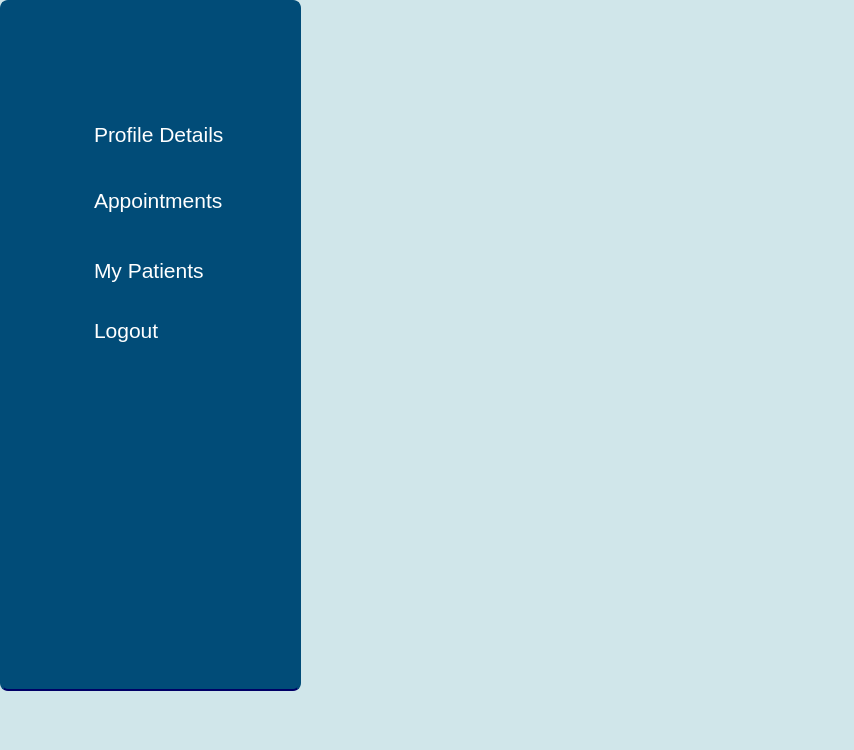
<?xml version="1.0" encoding="UTF-8"?>
<ui version="4.0">
 <class>MainWindow</class>
 <widget class="QMainWindow" name="MainWindow">
  <property name="geometry">
   <rect>
    <x>0</x>
    <y>0</y>
    <width>854</width>
    <height>750</height>
   </rect>
  </property>
  <property name="windowTitle">
   <string>MainWindow</string>
  </property>
  <property name="styleSheet">
   <string notr="true">background-color:rgb(208,230,234);</string>
  </property>
  <widget class="QWidget" name="centralwidget">
   <widget class="QWidget" name="widget" native="true">
    <property name="geometry">
     <rect>
      <x>0</x>
      <y>0</y>
      <width>301</width>
      <height>691</height>
     </rect>
    </property>
    <property name="styleSheet">
     <string notr="true">background-color:rgb(1,76,120);
color:rgb(255,255,255);
border-radius:8px;
padding-left:10px;
border:2px solid rgb(1,76,120);
border-bottom-color:rgb(0, 0, 102);</string>
    </property>
    <widget class="QLineEdit" name="lineEdit">
     <property name="geometry">
      <rect>
       <x>80</x>
       <y>120</y>
       <width>181</width>
       <height>28</height>
      </rect>
     </property>
     <property name="font">
      <font>
       <pointsize>16</pointsize>
      </font>
     </property>
     <property name="styleSheet">
      <string notr="true">background-color:rgb(1,76,120);
color:rgb(255,255,255);
padding-left:10px;
border:2px solid rgb(1,76,120);
</string>
     </property>
     <property name="text">
      <string>Profile Details</string>
     </property>
    </widget>
    <widget class="QLineEdit" name="lineEdit_2">
     <property name="geometry">
      <rect>
       <x>80</x>
       <y>180</y>
       <width>191</width>
       <height>41</height>
      </rect>
     </property>
     <property name="font">
      <font>
       <pointsize>16</pointsize>
      </font>
     </property>
     <property name="styleSheet">
      <string notr="true">background-color:rgb(1,76,120);
color:rgb(255,255,255);
padding-left:10px;
border:2px solid rgb(1,76,120);
</string>
     </property>
     <property name="text">
      <string>Appointments</string>
     </property>
    </widget>
    <widget class="QLineEdit" name="lineEdit_3">
     <property name="geometry">
      <rect>
       <x>80</x>
       <y>250</y>
       <width>161</width>
       <height>41</height>
      </rect>
     </property>
     <property name="font">
      <font>
       <pointsize>16</pointsize>
      </font>
     </property>
     <property name="styleSheet">
      <string notr="true">background-color:rgb(1,76,120);
color:rgb(255,255,255);
padding-left:10px;
border:2px solid rgb(1,76,120);
</string>
     </property>
     <property name="text">
      <string>My Patients</string>
     </property>
    </widget>
    <widget class="QLineEdit" name="lineEdit_4">
     <property name="geometry">
      <rect>
       <x>80</x>
       <y>310</y>
       <width>161</width>
       <height>41</height>
      </rect>
     </property>
     <property name="font">
      <font>
       <pointsize>16</pointsize>
      </font>
     </property>
     <property name="styleSheet">
      <string notr="true">background-color:rgb(1,76,120);
color:rgb(255,255,255);
padding-left:10px;
border:2px solid rgb(1,76,120);
</string>
     </property>
     <property name="text">
      <string>Logout</string>
     </property>
    </widget>
    <widget class="QLabel" name="label">
     <property name="geometry">
      <rect>
       <x>10</x>
       <y>100</y>
       <width>61</width>
       <height>51</height>
      </rect>
     </property>
     <property name="styleSheet">
      <string notr="true">border-bottom-color:rgb(1, 76, 120);</string>
     </property>
     <property name="text">
      <string/>
     </property>
     <property name="pixmap">
      <pixmap>images/user_secured_45px.png</pixmap>
     </property>
    </widget>
    <widget class="QLabel" name="label_5">
     <property name="geometry">
      <rect>
       <x>10</x>
       <y>170</y>
       <width>61</width>
       <height>51</height>
      </rect>
     </property>
     <property name="styleSheet">
      <string notr="true">border-bottom-color:rgb(1, 76, 120);</string>
     </property>
     <property name="text">
      <string/>
     </property>
     <property name="pixmap">
      <pixmap>images/schedule_45px.png</pixmap>
     </property>
    </widget>
    <widget class="QLabel" name="label_6">
     <property name="geometry">
      <rect>
       <x>10</x>
       <y>240</y>
       <width>61</width>
       <height>51</height>
      </rect>
     </property>
     <property name="styleSheet">
      <string notr="true">border-bottom-color:rgb(1, 76, 120);</string>
     </property>
     <property name="text">
      <string/>
     </property>
     <property name="pixmap">
      <pixmap>images/ecg_45px.png</pixmap>
     </property>
    </widget>
    <widget class="QLabel" name="label_7">
     <property name="geometry">
      <rect>
       <x>10</x>
       <y>300</y>
       <width>61</width>
       <height>51</height>
      </rect>
     </property>
     <property name="styleSheet">
      <string notr="true">border-bottom-color:rgb(1, 76, 120);</string>
     </property>
     <property name="text">
      <string/>
     </property>
     <property name="pixmap">
      <pixmap>images/Logout_45px.png</pixmap>
     </property>
    </widget>
   </widget>
  </widget>
  <widget class="QMenuBar" name="menubar">
   <property name="geometry">
    <rect>
     <x>0</x>
     <y>0</y>
     <width>854</width>
     <height>26</height>
    </rect>
   </property>
  </widget>
  <widget class="QStatusBar" name="statusbar"/>
 </widget>
 <resources/>
 <connections/>
</ui>
